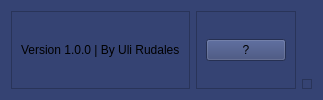
     <widget class="QFrame" name="footer_frame">
      <property name="styleSheet">
       <string notr="true">background-color: rgb(53, 67, 115);</string>
      </property>
      <property name="frameShape">
       <enum>QFrame::NoFrame</enum>
      </property>
      <property name="frameShadow">
       <enum>QFrame::Raised</enum>
      </property>
      <layout class="QHBoxLayout" name="horizontalLayout_5">
       <item>
        <widget class="QFrame" name="footer_left_frame">
         <property name="frameShape">
          <enum>QFrame::StyledPanel</enum>
         </property>
         <property name="frameShadow">
          <enum>QFrame::Raised</enum>
         </property>
         <layout class="QHBoxLayout" name="horizontalLayout_6">
          <item alignment="Qt::AlignLeft">
           <widget class="QLabel" name="label_3">
            <property name="text">
             <string>Version 1.0.0 | By Uli Rudales</string>
            </property>
           </widget>
          </item>
         </layout>
        </widget>
       </item>
       <item alignment="Qt::AlignRight">
        <widget class="QFrame" name="frame_2">
         <property name="frameShape">
          <enum>QFrame::StyledPanel</enum>
         </property>
         <property name="frameShadow">
          <enum>QFrame::Raised</enum>
         </property>
         <layout class="QHBoxLayout" name="horizontalLayout_7">
          <item alignment="Qt::AlignRight">
           <widget class="QPushButton" name="pushButton_2">
            <property name="text">
             <string>?</string>
            </property>
           </widget>
          </item>
         </layout>
        </widget>
       </item>
       <item alignment="Qt::AlignBottom">
        <widget class="QFrame" name="size_grip">
         <property name="minimumSize">
          <size>
           <width>10</width>
           <height>10</height>
          </size>
         </property>
         <property name="maximumSize">
          <size>
           <width>10</width>
           <height>10</height>
          </size>
         </property>
         <property name="frameShape">
          <enum>QFrame::StyledPanel</enum>
         </property>
         <property name="frameShadow">
          <enum>QFrame::Raised</enum>
         </property>
        </widget>
       </item>
      </layout>
     </widget>
